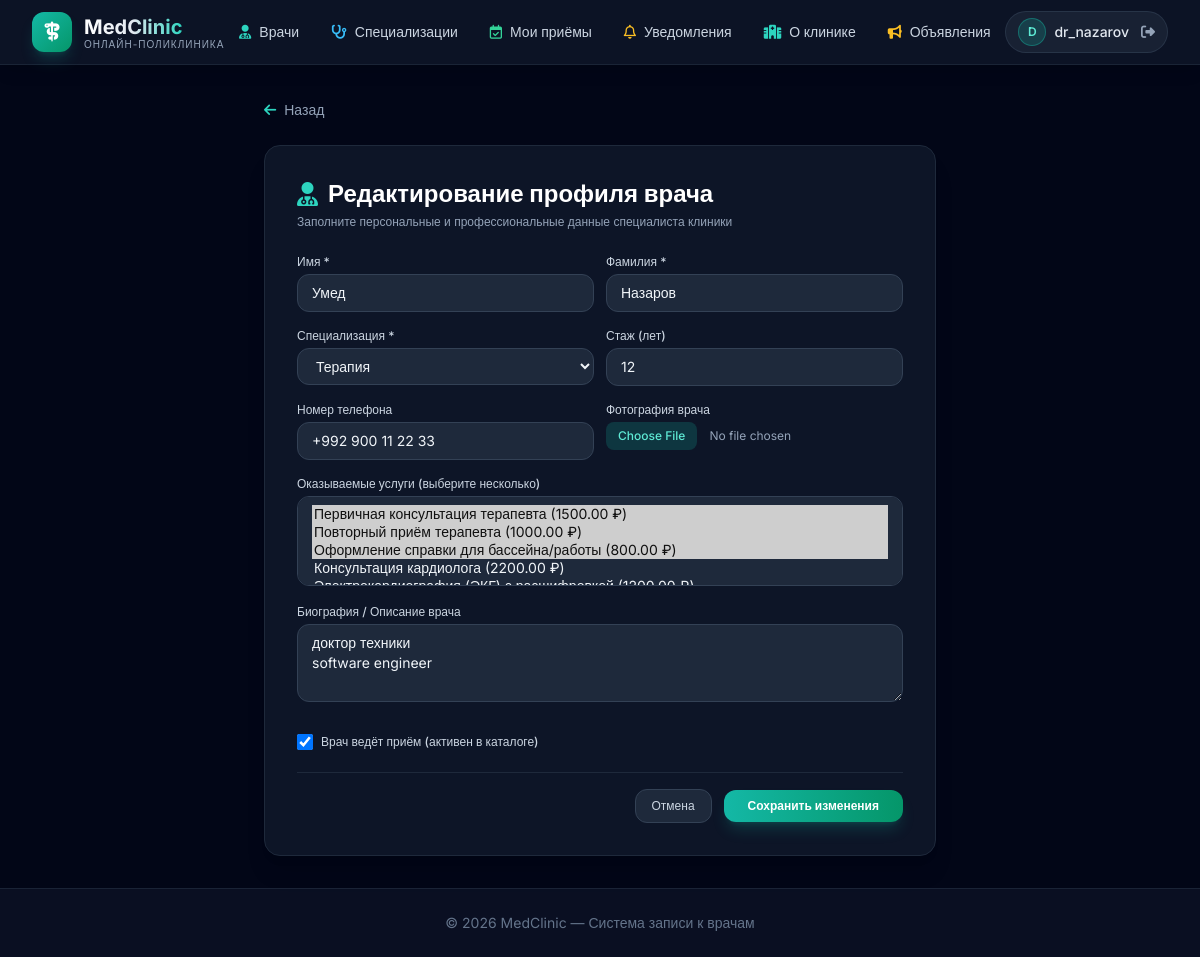
/doctors/1/edit/ (signed in), run on the app's committed database.
### doctors/models.py (models this page shows, shortened)
class Doctor(models.Model):
    user=models.OneToOneField(User,related_name='doctor_profile', on_delete=models.CASCADE)
    specialization = models.ForeignKey(Specialization,on_delete=models.SET_NULL,null=True,related_name='doctors')
    services=models.ManyToManyField(Service,blank=True,related_name='doctors')
    bio=models.TextField()
    experience_years = models.PositiveIntegerField(default=0)
    photo = models.ImageField(upload_to='doctors/photos/', blank=True, null=True)
    phone = models.CharField(max_length=20, blank=True)
    is_active = models.BooleanField(default=True)
    created_at = models.DateTimeField(auto_now_add=True)

class Specialization(models.Model):
    name = models.CharField(max_length=50)
    description = models.TextField(blank=True)

class Service(models.Model):
    name = models.CharField(max_length=50)
    description = models.TextField()
    price = models.DecimalField(max_digits=10, decimal_places=2)
    duration=models.PositiveIntegerField()
    specialization  = models.ForeignKey(Specialization , on_delete=models.SET_NULL,null=True,blank=True,related_name='services')

### doctors/views.py (the view, shortened to what this page needs)
# urls.py: path('<int:pk>/edit/', doctor_edit, name='doctor_edit'),
def doctor_edit(request, pk):
    doctor = get_object_or_404(Doctor, pk=pk)
    is_owner = hasattr(request.user, 'doctor_profile') and request.user.doctor_profile == doctor
    if not (request.user.is_staff or is_owner):
        return HttpResponse('<h1>Доступ запрещен</h1>', status=403)
    return render(request, 'doctors/doctor_form.html', {
        'doctor': doctor,
        'specializations': Specialization.objects.all(),
        'services': Service.objects.all(),
    })

### templates/doctors/doctor_form.html (shortened to what this page needs)
{% extends 'base.html' %}
{% block content %}
<div class="max-w-2xl mx-auto space-y-6">
    <div>
        <a href="{% if doctor %}{% url 'doctor_detail' doctor.pk %}{% else %}/doctors/{% endif %}" class="inline-flex items-center text-sm font-medium text-slate-400 hover:text-white transition">
            <i class="fa-solid fa-arrow-left mr-2 text-teal-400"></i> Назад
        </a>
    </div>
    <div class="bg-slate-900/90 border border-slate-800 rounded-2xl p-6 sm:p-8 shadow-xl space-y-6">
        <div>
            <h1 class="text-2xl font-bold text-white flex items-center gap-2.5">
                <i class="fa-solid fa-user-doctor text-teal-400"></i>
                <span>{% if doctor %}Редактирование профиля врача{% else %}Добавление нового врача{% endif %}</span>
            </h1>
            <p class="text-xs text-slate-400 mt-1">
                Заполните персональные и профессиональные данные специалиста клиники
            </p>
        </div>
        <form method="POST" enctype="multipart/form-data" class="space-y-4">
            <div class="grid grid-cols-1 sm:grid-cols-2 gap-3">
                <div>
                    <label class="block text-xs font-medium text-slate-300 mb-1">Имя *</label>
                    <input type="text" name="first_name" value="{{ doctor.user.first_name }}" required
                           class="w-full px-3.5 py-2 bg-slate-800 border border-slate-700 rounded-xl text-sm text-slate-100 focus:outline-none focus:border-teal-500">
                </div>
                <div>
                    <label class="block text-xs font-medium text-slate-300 mb-1">Фамилия *</label>
                    <input type="text" name="last_name" value="{{ doctor.user.last_name }}" required
                           class="w-full px-3.5 py-2 bg-slate-800 border border-slate-700 rounded-xl text-sm text-slate-100 focus:outline-none focus:border-teal-500">
                </div>
            </div>
            <div class="grid grid-cols-1 sm:grid-cols-2 gap-3">
                <div>
                    <label class="block text-xs font-medium text-slate-300 mb-1">Специализация *</label>
                    <select name="specialization" required
                            class="w-full px-3.5 py-2 bg-slate-800 border border-slate-700 rounded-xl text-sm text-slate-100 focus:outline-none focus:border-teal-500">
                        {% for s in specializations %}
                            <option value="{{ s.id }}" {% if doctor.specialization_id == s.id %}selected{% endif %}>{{ s.name }}</option>
                        {% endfor %}
                    </select>
                </div>
                <div>
                    <label class="block text-xs font-medium text-slate-300 mb-1">Стаж (лет)</label>
                    <input type="number" name="experience_years" value="{{ doctor.experience_years|default:0 }}" min="0"
                           class="w-full px-3.5 py-2 bg-slate-800 border border-slate-700 rounded-xl text-sm text-slate-100 focus:outline-none focus:border-teal-500">
                </div>
            </div>
            <div class="grid grid-cols-1 sm:grid-cols-2 gap-3">
                <div>
                    <label class="block text-xs font-medium text-slate-300 mb-1">Номер телефона</label>
                    <input type="text" name="phone" value="{{ doctor.phone }}" placeholder="+992..."
                           class="w-full px-3.5 py-2 bg-slate-800 border border-slate-700 rounded-xl text-sm text-slate-100 focus:outline-none focus:border-teal-500">
                </div>
                <div>
                    <label class="block text-xs font-medium text-slate-300 mb-1">Фотография врача</label>
                    <input type="file" name="photo" accept="image/*"
                           class="w-full text-xs text-slate-400 file:mr-3 file:py-1.5 file:px-3 file:rounded-lg file:border-0 file:text-xs file:font-medium file:bg-teal-500/20 file:text-teal-300 hover:file:bg-teal-500/30">
                </div>
            </div>
            <div>
                <label class="block text-xs font-medium text-slate-300 mb-1">Оказываемые услуги (выберите несколько)</label>
                <select name="services" multiple size="4"
                        class="w-full px-3.5 py-2 bg-slate-800 border border-slate-700 rounded-xl text-sm text-slate-100 focus:outline-none focus:border-teal-500">
                    {% for serv in services %}
                        <option value="{{ serv.id }}" {% if serv in doctor.services.all %}selected{% endif %}>
                            {{ serv.name }} ({{ serv.price }} ₽)
                        </option>
                    {% endfor %}
                </select>
            </div>
            <div>
                <label class="block text-xs font-medium text-slate-300 mb-1">Биография / Описание врача</label>
                <textarea name="bio" rows="3" placeholder="Образование, опыт, сертификаты..."
                          class="w-full px-3.5 py-2 bg-slate-800 border border-slate-700 rounded-xl text-sm text-slate-100 focus:outline-none focus:border-teal-500">{{ doctor.bio }}</textarea>
            </div>
            <div class="pt-2">
                <label class="inline-flex items-center gap-2 cursor-pointer">
                    <input type="checkbox" name="is_active" {% if doctor.is_active or not doctor %}checked{% endif %}
                           class="w-4 h-4 rounded text-teal-500 bg-slate-800 border-slate-700 focus:ring-teal-500">
                    <span class="text-xs font-medium text-slate-300">Врач ведёт приём (активен в каталоге)</span>
                </label>
            </div>
            <div class="flex items-center justify-end gap-3 pt-4 border-t border-slate-800">
                <a href="{% if doctor %}{% url 'doctor_detail' doctor.pk %}{% else %}/doctors/{% endif %}" class="px-4 py-2 rounded-xl text-xs font-medium bg-slate-800 hover:bg-slate-700 text-slate-300 border border-slate-700 transition">
                    Отмена
                </a>
                <button type="submit" class="px-6 py-2 rounded-xl text-xs font-semibold bg-gradient-to-r from-teal-500 to-emerald-600 text-white shadow-lg shadow-teal-500/20 hover:from-teal-400 hover:to-emerald-500 transition">
                    {% if doctor %}Сохранить изменения{% else %}Создать врача{% endif %}
                </button>
            </div>
        </form>
    </div>
</div>
{% endblock %}

### templates/base.html (shortened to what this page needs)
<!DOCTYPE html>
<html lang="ru" class="dark">
<head>
    <script src="https://cdn.tailwindcss.com"></script>
    <link rel="stylesheet" href="https://cdnjs.cloudflare.com/ajax/libs/font-awesome/6.4.0/css/all.min.css">
</head>
<body class="bg-slate-950 text-slate-100 min-h-screen flex flex-col selection:bg-teal-500 selection:text-white">
    <header class="sticky top-0 z-50 backdrop-blur-md bg-slate-900/80 border-b border-slate-800/80 shadow-lg">
        <div class="max-w-7xl mx-auto px-4 sm:px-6 lg:px-8">
            <div class="flex justify-between items-center h-16">
                <div class="flex items-center space-x-3">
                    <a href="/" class="flex items-center space-x-3 group">
                        <div class="w-10 h-10 rounded-xl bg-gradient-to-br from-teal-500 to-emerald-600 flex items-center justify-center shadow-lg shadow-teal-500/20 group-hover:scale-105 transition-transform duration-200">
                            <i class="fa-solid fa-staff-snake text-white text-xl"></i>
                        </div>
                        <div>
                            <span class="text-xl font-bold bg-gradient-to-r from-white via-slate-200 to-teal-400 bg-clip-text text-transparent">
                            </span>
                            <span class="block text-[10px] text-slate-400 uppercase tracking-widest -mt-1">Онлайн-поликлиника</span>
                        </div>
                    </a>
                </div>
                <nav class="hidden md:flex items-center space-x-1">
                    <a href="/doctors/" class="px-3.5 py-2 rounded-lg text-sm font-medium text-slate-300 hover:text-white hover:bg-slate-800/60 transition flex items-center space-x-2">
                        <i class="fa-solid fa-user-doctor text-teal-400"></i>
                        <span>Врачи</span>
                    </a>
                    <a href="/doctors/specializations/" class="px-3.5 py-2 rounded-lg text-sm font-medium text-slate-300 hover:text-white hover:bg-slate-800/60 transition flex items-center space-x-2">
                        <i class="fa-solid fa-stethoscope text-sky-400"></i>
                        <span>Специализации</span>
                    </a>
                    <a href="{% url 'appointments:my_appointments' %}" class="px-3.5 py-2 rounded-lg text-sm font-medium text-slate-300 hover:text-white hover:bg-slate-800/60 transition flex items-center space-x-2">
                        <i class="fa-regular fa-calendar-check text-emerald-400"></i>
                        <span>Мои приёмы</span>
                    </a>
                    <a href="{% url 'notifications:notification_list' %}" class="relative px-3.5 py-2 rounded-lg text-sm font-medium text-slate-300 hover:text-white hover:bg-slate-800/60 transition flex items-center space-x-2">
                        <i class="fa-regular fa-bell text-amber-400"></i>
                        <span>Уведомления</span>
                    </a>
                    <a href="/clinic/" class="px-3.5 py-2 rounded-lg text-sm font-medium text-slate-300 hover:text-white hover:bg-slate-800/60 transition flex items-center space-x-2">
                        <i class="fa-solid fa-hospital text-teal-400"></i>
                        <span>О клинике</span>
                    </a>
                    <a href="/clinic/announcements/" class="px-3.5 py-2 rounded-lg text-sm font-medium text-slate-300 hover:text-white hover:bg-slate-800/60 transition flex items-center space-x-2">
                        <i class="fa-solid fa-bullhorn text-amber-400"></i>
                        <span>Объявления</span>
                    </a>
                </nav>
                <div class="hidden md:flex items-center space-x-4">
                    {% if user.is_authenticated %}
                        <div class="flex items-center space-x-2 bg-slate-800/70 border border-slate-700/60 rounded-full py-1.5 px-3">
                            <a href="{% url 'profile' %}" class="flex items-center space-x-2 hover:opacity-80 transition">
                                <div class="w-7 h-7 rounded-full bg-teal-500/20 border border-teal-500/40 flex items-center justify-center text-teal-300 font-semibold text-xs">
                                    {{ user.username|slice:":1"|upper }}
                                </div>
                                <span class="text-sm font-medium text-slate-200">{{ user.username }}</span>
                            </a>
                            <a href="{% url 'logout' %}" class="text-slate-400 hover:text-red-400 pl-1 text-sm" title="Выйти">
                                <i class="fa-solid fa-right-from-bracket"></i>
                            </a>
                        </div>
                    {% endif %}
                </div>
            </div>
        </div>
    </header>
    <main class="flex-grow max-w-7xl w-full mx-auto px-4 sm:px-6 lg:px-8 py-8">
        {% block content %}{% endblock %}
    </main>
    <footer class="border-t border-slate-800/80 bg-slate-900/60">
        <div class="max-w-7xl mx-auto px-4 sm:px-6 lg:px-8 py-6 text-center text-sm text-slate-500">
            &copy; 2026 MedClinic — Система записи к врачам
        </div>
    </footer>
</body>
</html>

### templates/base.html (style rules this page uses)
body { font-family: 'Inter', sans-serif; }

### data on the page
Doctor: first_name "Умед", last_name "Назаров", specialization "Терапия", experience_years "12", phone "+992 900 11 22 33", services "Первичная консультация терапевта (1500.00 ₽) ☑ / Повторный приём терапевта (1000.00 ₽) ☑ / Оформление справки для бассейна/работы (800.00 ₽) ☑ / Консультация кардиолога (2200.00 ₽)", bio "доктор техники software engineer", is_active "☑"

### other printed values
{{ user.username|slice:":1"|upper }} "D"
{{ user.username }} "dr_nazarov"
